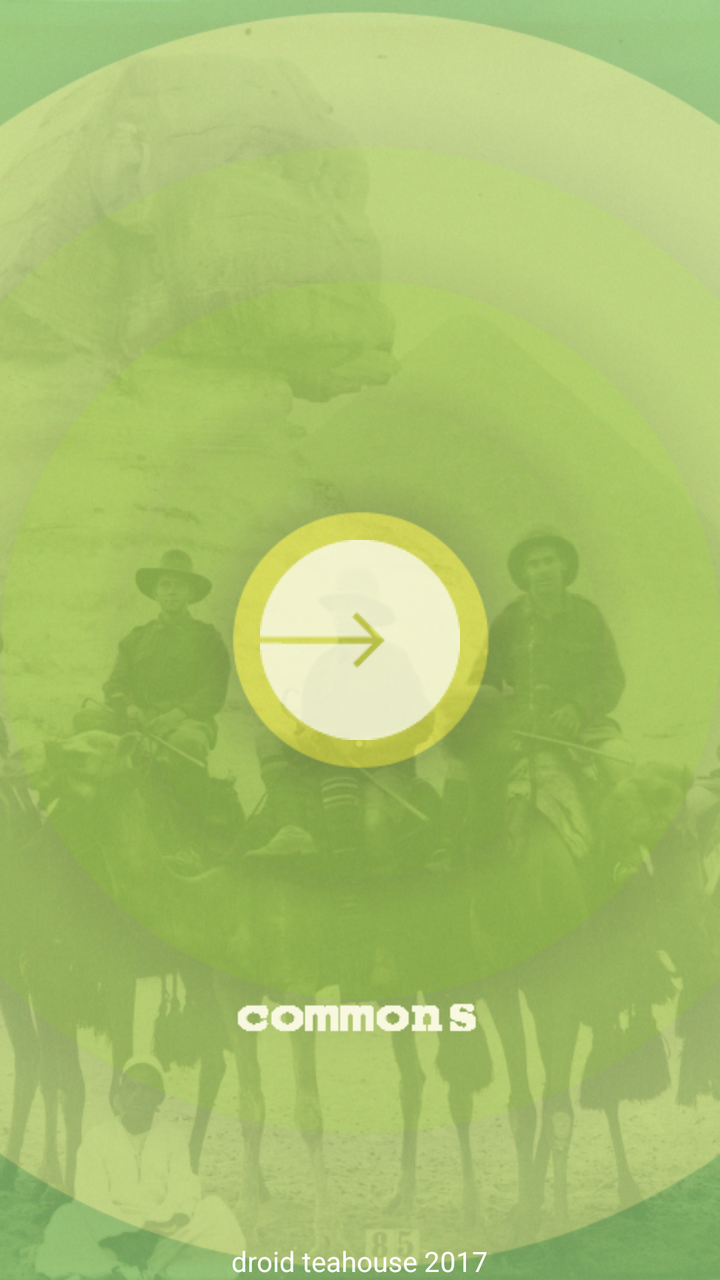
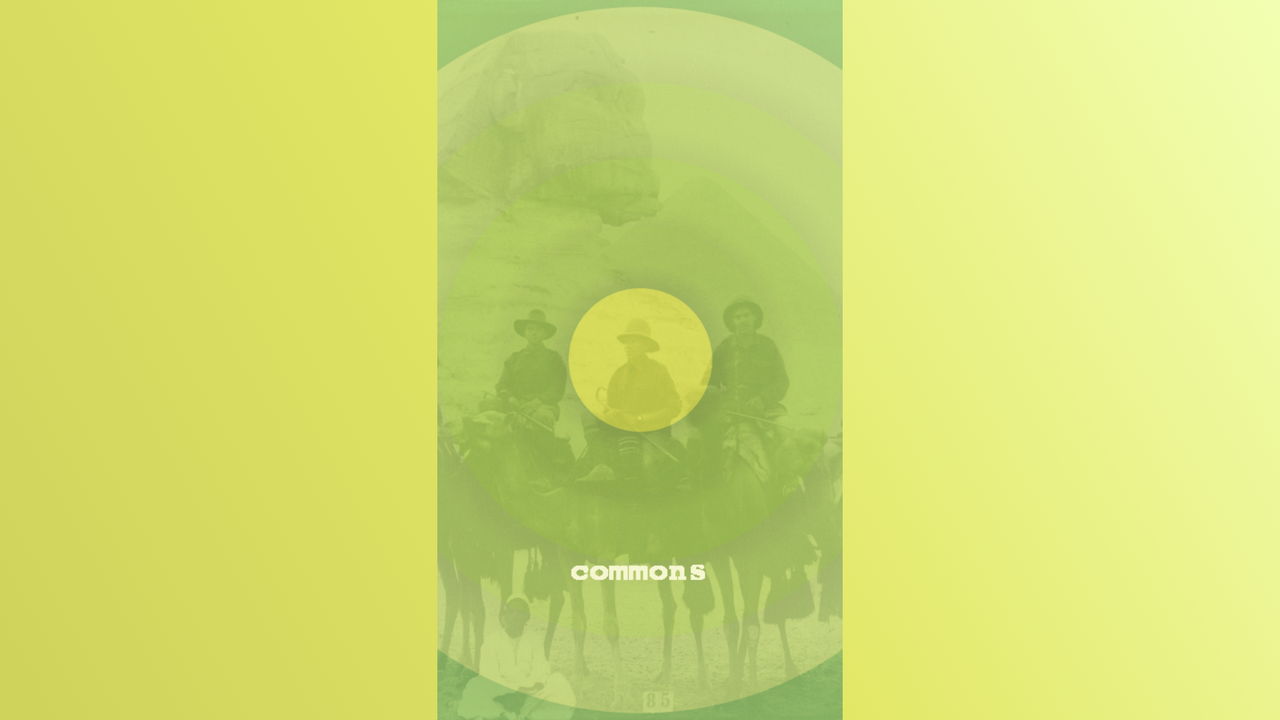

An Android layout and its configuration variant, each rendered on a device that would load it. The default file and the variant file are quoted in full after the pictures.
<!-- AndroidManifest.xml: application theme AppTheme -->
<!-- res/layout/activity_login.xml -->
<FrameLayout xmlns:android="http://schemas.android.com/apk/res/android"
    xmlns:tools="http://schemas.android.com/tools"
    android:layout_width="match_parent"
    android:layout_height="match_parent"
    xmlns:app="http://schemas.android.com/apk/res-auto"
    android:layout_gravity="center"
    android:background="@drawable/background_gradient"
    android:orientation="vertical"
    tools:context=".LoginActivity">



    <ImageView
        android:id="@+id/spinner"
        android:layout_width="wrap_content"
        android:layout_height="423dp"
        android:layout_gravity="center_vertical|center_horizontal"
        android:layout_marginBottom="0dp"
        android:alpha="0.3"
        android:elevation="1dp"
        android:src="@drawable/spinner"
        android:visibility="invisible" />

    <ImageView
        android:id="@+id/logo"
        android:layout_width="match_parent"
        android:layout_height="match_parent"
        android:layout_gravity="center|center_vertical|center_horizontal"
        android:layout_marginBottom="0dp"
        android:alpha=".8"
        android:src="@drawable/onetwo" />

    <TextView
        android:layout_width="wrap_content"
        android:layout_height="wrap_content"
        android:layout_gravity="bottom|center_horizontal"
        android:textColor="@color/Ivory"
        android:text="droid teahouse 2017"/>

    <ImageView
        android:id="@+id/loginBtn"
        android:layout_width="wrap_content"
        android:layout_height="wrap_content"
        android:layout_gravity="center|center_vertical|center_horizontal"
        android:layout_marginBottom="0dp"
        android:alpha=".7"
        android:background="@android:color/transparent"
        android:backgroundTint="@color/limon"
        android:clickable="true"
        android:onClick="loginToRest"
        android:src="@drawable/arrow2" />


</FrameLayout>
<!-- resources referenced by this layout -->
<resources>
  <color name="Ivory">#FEFEFD</color>
  <color name="limon">#E2E765</color>
  <!-- drawable arrow2: png bitmap (drawable, 4592 bytes) -->
  <!-- drawable background_gradient (drawable) -->
  <?xml version="1.0" encoding="UTF-8"?>
  <selector xmlns:android="http://schemas.android.com/apk/res/android">
      <item>
          <shape>
              <gradient android:startColor="@color/sand" android:centerColor="@color/limon" android:endColor="@color/LithiumPool" android:angle="45" />
          </shape>
      </item>
  </selector>
  <!-- drawable onetwo: png bitmap (drawable, 648944 bytes) -->
  <!-- drawable spinner: png bitmap (drawable, 13250 bytes) -->
  <!-- from res/values-v21/ -->
  <style name="AppTheme" parent="@style/Theme.AppCompat.Light.NoActionBar">
      
      <item name="colorPrimary">@color/sand</item>
      <item name="colorPrimaryDark">@color/BlackReed</item>
      <item name="colorAccent">@color/LithiumPool</item>
      <item name="android:statusBarColor">@color/limon</item>
  
      <item name="android:colorBackground">@color/Ivory</item>
      
      <item name="colorControlActivated">@color/LithiumPool</item>
      
      <item name="colorControlHighlight">@color/LithiumPool</item>
      
      <item name="selectableItemBackground">?android:selectableItemBackground</item>
      <item name="selectableItemBackgroundBorderless">?android:selectableItemBackgroundBorderless
      </item>
  
      <item name="android:actionBarPopupTheme">@style/Theme.YourAppsName.ActionBarPopupTheme</item>
  
    </style>
  <color name="sand">#CED25C</color>
  <color name="LithiumPool">#F2FFB3</color>
  <color name="BlackReed">#2A291F</color>
  <!-- from res/values-v21/ -->
  <style name="Theme.YourAppsName.ActionBarPopupTheme" parent="android:ThemeOverlay.Material.Light">
      <item name="android:colorBackground">@color/limon</item>
      <item name="android:textColor">@color/Ivory</item>
    </style>
</resources>
<!-- res/layout-land/activity_login.xml (the repository's variant of the layout above) -->
<!-- drawn on the phone turned sideways -->
<LinearLayout xmlns:android="http://schemas.android.com/apk/res/android"
              xmlns:tools="http://schemas.android.com/tools"
              android:layout_width="match_parent"
              android:layout_height="match_parent"
              android:orientation="vertical"
              android:background="@drawable/background_gradient"
              tools:context=".LoginActivity">


  <ImageView
      android:id="@+id/logo"
      android:layout_width="match_parent"
      android:layout_height="match_parent"
      android:layout_gravity="center"
      android:alpha="0.7"
      android:layout_marginBottom="0dp"
      android:src="@drawable/onetwomin"/>


  <ImageButton
      android:id="@+id/loginBtn"
      android:layout_width="wrap_content"
      android:layout_height="wrap_content"
      android:layout_gravity="bottom|center_horizontal"
      android:layout_marginBottom="100dp"
      android:alpha=".7"
      android:backgroundTint="@color/limon"
      android:background="?attr/selectableItemBackgroundBorderless"
      android:clickable="true"
      android:onClick="loginToRest"
      android:src="@drawable/arrow2"/>

  <TextView
      android:layout_width="wrap_content"
      android:layout_height="wrap_content"
      android:layout_gravity="bottom|center_horizontal"
      android:textSize="12sp"
      android:textColor="@color/Ivory"
      android:text="droid teahouse 2017"/>


</LinearLayout>
<!-- resources referenced by the variant -->
<!-- as the phone turned sideways resolves them -->
<resources>
  <color name="Ivory">#FEFEFD</color>
  <color name="limon">#E2E765</color>
  <!-- drawable arrow2: png bitmap (drawable, 4592 bytes) -->
  <!-- drawable background_gradient (drawable) -->
  <?xml version="1.0" encoding="UTF-8"?>
  <selector xmlns:android="http://schemas.android.com/apk/res/android">
      <item>
          <shape>
              <gradient android:startColor="@color/sand" android:centerColor="@color/limon" android:endColor="@color/LithiumPool" android:angle="45" />
          </shape>
      </item>
  </selector>
  <!-- drawable onetwomin: png bitmap (drawable, 302964 bytes) -->
  <!-- from res/values-v21/ -->
  <style name="AppTheme" parent="@style/Theme.AppCompat.Light.NoActionBar">
      
      <item name="colorPrimary">@color/sand</item>
      <item name="colorPrimaryDark">@color/BlackReed</item>
      <item name="colorAccent">@color/LithiumPool</item>
      <item name="android:statusBarColor">@color/limon</item>
  
      <item name="android:colorBackground">@color/Ivory</item>
      
      <item name="colorControlActivated">@color/LithiumPool</item>
      
      <item name="colorControlHighlight">@color/LithiumPool</item>
      
      <item name="selectableItemBackground">?android:selectableItemBackground</item>
      <item name="selectableItemBackgroundBorderless">?android:selectableItemBackgroundBorderless
      </item>
  
      <item name="android:actionBarPopupTheme">@style/Theme.YourAppsName.ActionBarPopupTheme</item>
  
    </style>
  <color name="sand">#CED25C</color>
  <color name="LithiumPool">#F2FFB3</color>
  <color name="BlackReed">#2A291F</color>
  <!-- from res/values-v21/ -->
  <style name="Theme.YourAppsName.ActionBarPopupTheme" parent="android:ThemeOverlay.Material.Light">
      <item name="android:colorBackground">@color/limon</item>
      <item name="android:textColor">@color/Ivory</item>
    </style>
</resources>
